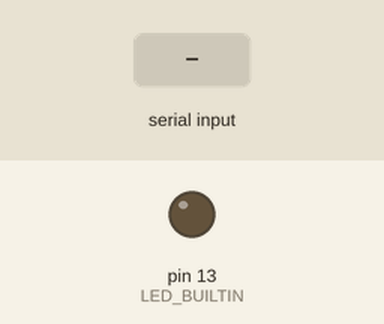
Simulated run of this sketch. Board: Arduino Uno, built with avr-gcc and run on an emulated ATmega328P. Parts: output pins drawn as LEDs (lit = HIGH). The inputs (shaded band) are chosen by the test bench.

Above: at 1.2 s.
1.3 s: "r" received over Serial
At 2.5 s:
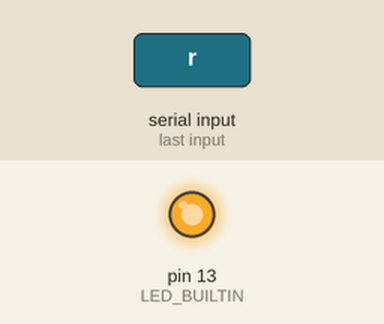
2.8 s: "l" received over Serial
At 3.7 s:
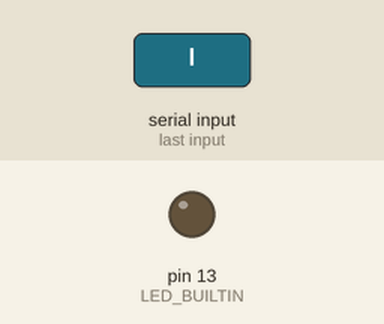
4.3 s: "f" received over Serial
At 4.8 s:
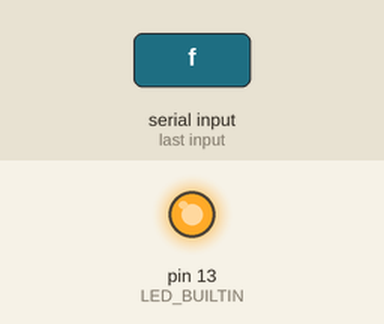
Timing chart, 0 to 7.3 s (numbered marks = the images above; inputs shaded):
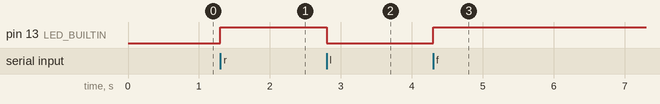

Measured:
- after the input at 1.3 s, pin 13 (LED_BUILTIN): LOW → HIGH at once
- after the input at 2.8 s, pin 13 (LED_BUILTIN): HIGH → LOW at once
- after the input at 4.3 s, pin 13 (LED_BUILTIN): LOW → HIGH at once

The sketch:

SerialRead_CharSymbols.ino
```cpp
void setup() {
Serial.begin(9600);
  pinMode(LED_BUILTIN, OUTPUT);

}
char inByte;
void loop() {
if (Serial.available() > 0) {
    // get incoming byte:
    inByte = Serial.read();
    if(inByte == 'r')   digitalWrite(LED_BUILTIN, HIGH);
    if(inByte == 'l')   digitalWrite(LED_BUILTIN, LOW);
    if(inByte == 'f')   digitalWrite(LED_BUILTIN, 128);

    //Serial.println(inByte);
    }
}
```
